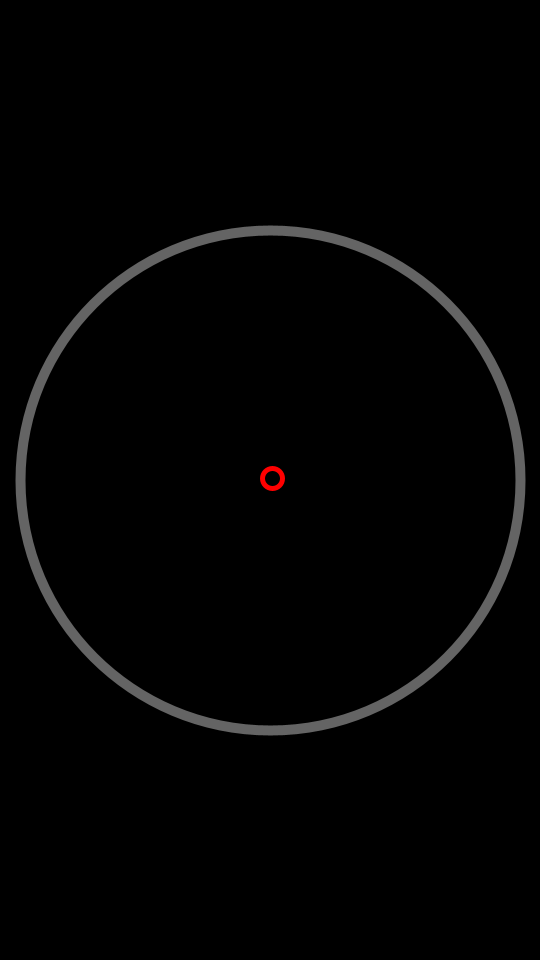
Frame 1 (no input)
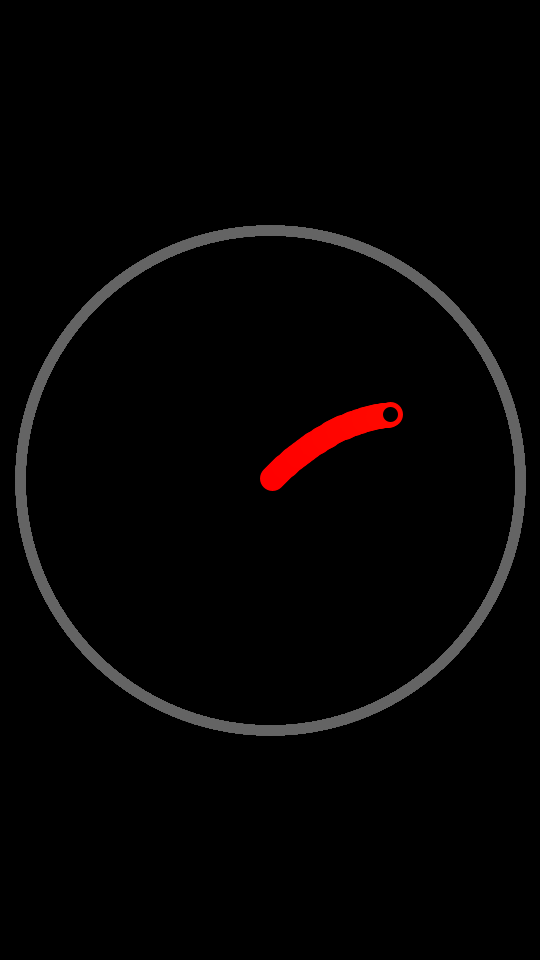
Frame 60 (the mouse pressed at the canvas centre just before this capture)
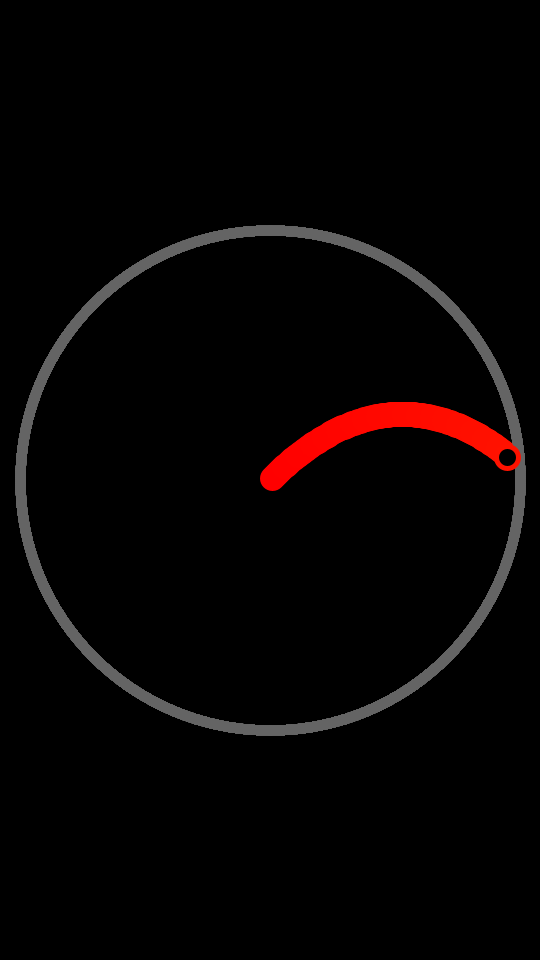
Frame 120 (the mouse held since frame 60 and released just before this capture)

The Processing sketch that drew these frames (run headless with seeded random() and noise(); from frame 60 on, the mouse is pressed at the canvas centre):

// Processing sketch: satisfying
// ── satisfying.pde
int scaler = 2;
PVector center;
float bigRadius = 500/scaler;
float ballRadius = 10;
PVector ballPos;
PVector ballVel;
PVector gravity;
float currentHue = 0;


void settings() {
  size(1080/scaler, 1920/scaler);
  smooth(128);
}
void setup() {

  background(0);

  colorMode(HSB, 255);  // HSB for easy hue cycling
  center = new PVector(width/2, height/2);
  ballPos = center.copy();
  ballVel = new PVector(2, -2);
  gravity = new PVector(0, 0.03);
}

void draw() {
  frameRate(240);

  // Draw the outer boundary
  noFill();
  stroke(100);  // Light gray outline
  strokeWeight(10);
  ellipse(center.x, center.y, bigRadius*2, bigRadius*2);

  // Gravity + motion
  ballVel.add(gravity);
  ballPos.add(ballVel);

  // Collision with border
  PVector toBall = PVector.sub(ballPos, center);
  float dist = toBall.mag();
  if (dist >= bigRadius - ballRadius) {
    toBall.normalize();
    float dot = ballVel.dot(toBall);
    ballVel = PVector.sub(ballVel, PVector.mult(toBall, 2 * dot));
    ballVel.mult(1.01);
    ballRadius += 1;
    ballPos = center.copy().add(toBall.mult(bigRadius - ballRadius));
  }

  // 🔄 Update hue over time
  currentHue = (currentHue + 0.025) % 255;

  // Draw the ball with time-based hue
  strokeWeight(5);
  stroke(currentHue, 255, 255);  // Full saturation & brightness
  fill(0);
  ellipse(ballPos.x, ballPos.y, ballRadius*2, ballRadius*2);
}
